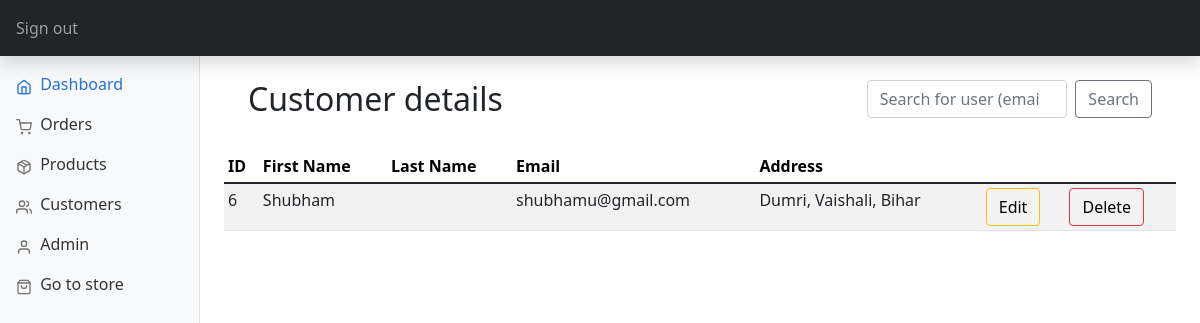
/admin/customers.php?id=6 (signed in), run on the app's committed database.
### tables this page shows
CREATE TABLE `user` (
  `user_Lname` varchar(20) NOT NULL,
  `email` varchar(50) NOT NULL,
  `user_password` varchar(50) NOT NULL,
  `user_id` int(3) NOT NULL,
  `user_fname` varchar(20) NOT NULL,
  `user_address` text NOT NULL
);

### admin/includes/functions.php (called while the page is built, shortened)
<?php
$connection = mysqli_connect("localhost", "root", "", "PharmEasy");
function query($query)
{
    global $connection;
    $run = mysqli_query($connection, $query);
    if ($run) {
        while ($row = $run->fetch_assoc()) {
            $data[] = $row;
        }
        return $data;
    } else {
        return 0;
    }
}
function all_users()
{
    $query = "SELECT user_id ,user_fname ,user_lname ,email ,user_address FROM user";
    $data = query($query);
    return $data;
}
function get_user_details()
{
    if ($_GET['id']) {
        $id = $_GET['id'];
        $query = "SELECT * FROM user WHERE user_id=$id";
        $data = query($query);
        return $data;
    }
}
function check_admin($id)
{
    $query = "SELECT admin_id FROM admin where admin_id='$id'";
    $row = query($query);
    if (empty($row)) {
        return 0;
    } else {
        return 1;
    }
}

### admin/customers.php (the view, shortened to what this page needs)
<?php
include "includes/head.php";
?>
<body>
    <?php
    include "includes/header.php"
    ?>
    <?php
    include "includes/sidebar.php";
    ?>
    <main class="col-md-9 ms-sm-auto col-lg-10 px-md-4">
        <div class="container">
            <div class="row align-items-start">
                <div class="col">
                    <br>
                    <h2>Customer details</h2>
                    <br>
                </div>
                <div class="col">
                    <br>
                    <form class="d-flex" method="GET" action="customers.php">
                        <input class="form-control me-2 col" type="search" name="search_user_email" placeholder="Search for user (email)" aria-label="Search">
                        <button class="btn btn-outline-secondary" type="submit" name="search_user" value="search">Search</button>
                    </form>
                    <br>
                </div>
            </div>
        </div>
        <div class="table-responsive">
            <table class="table table-striped table-sm">
                <thead>
                    <tr>
                        <th scope="col">ID</th>
                        <th scope="col">First Name</th>
                        <th scope="col">Last Name</th>
                        <th scope="col">Email</th>
                        <th scope="col">Address</th>
                </thead>
                <tbody>
                    <?php
                    $data = all_users();
                    if (isset($_GET['search_user'])) {
                        $query = search_user();
                        if (isset($query)) {
                            $data = $query;
                        } else {
                            get_redirect("customers.php");
                        }
                    } elseif (isset($_GET['id'])) {
                        $data = get_user_details();
                    }
                    $num = sizeof($data);
                    for ($i = 0; $i < $num; $i++) {
                    ?>
                        <tr>
                            <td><?php echo $data[$i]['user_id'] ?></td>
                            <td><?php echo $data[$i]['user_fname'] ?></td>
                            <td><?php echo $data[$i]['user_lname'] ?></td>
                            <td><?php echo $data[$i]['email'] ?></td>
                            <td><?php echo $data[$i]['user_address'] ?></td>
                            <td>
                                <button type="button" class="btn pull-left btn-outline-warning"><a style="text-decoration: none; color:black;" href="customers.php?edit=<?php echo $data[$i]['user_id'] ?>">Edit</a></button>
                            </td>
                            <td>
                                <button type="button" class="btn pull-left btn-outline-danger"><a style="text-decoration: none; color:black;" href="customers.php?delete=<?php echo $data[$i]['user_id'] ?>">Delete</a></button>
                            </td>
                        </tr>
                    <?php  }
                    ?>
                </tbody>
            </table>
        </div>
    </main>
</body>

### admin/dashboard.css (style rules this page uses)
body { font-size: 0.875rem; }

### data on the page
user: user_id "6", user_fname "Shubham", email "shubhamu@gmail.com", user_address "Dumri, Vaishali, Bihar"
